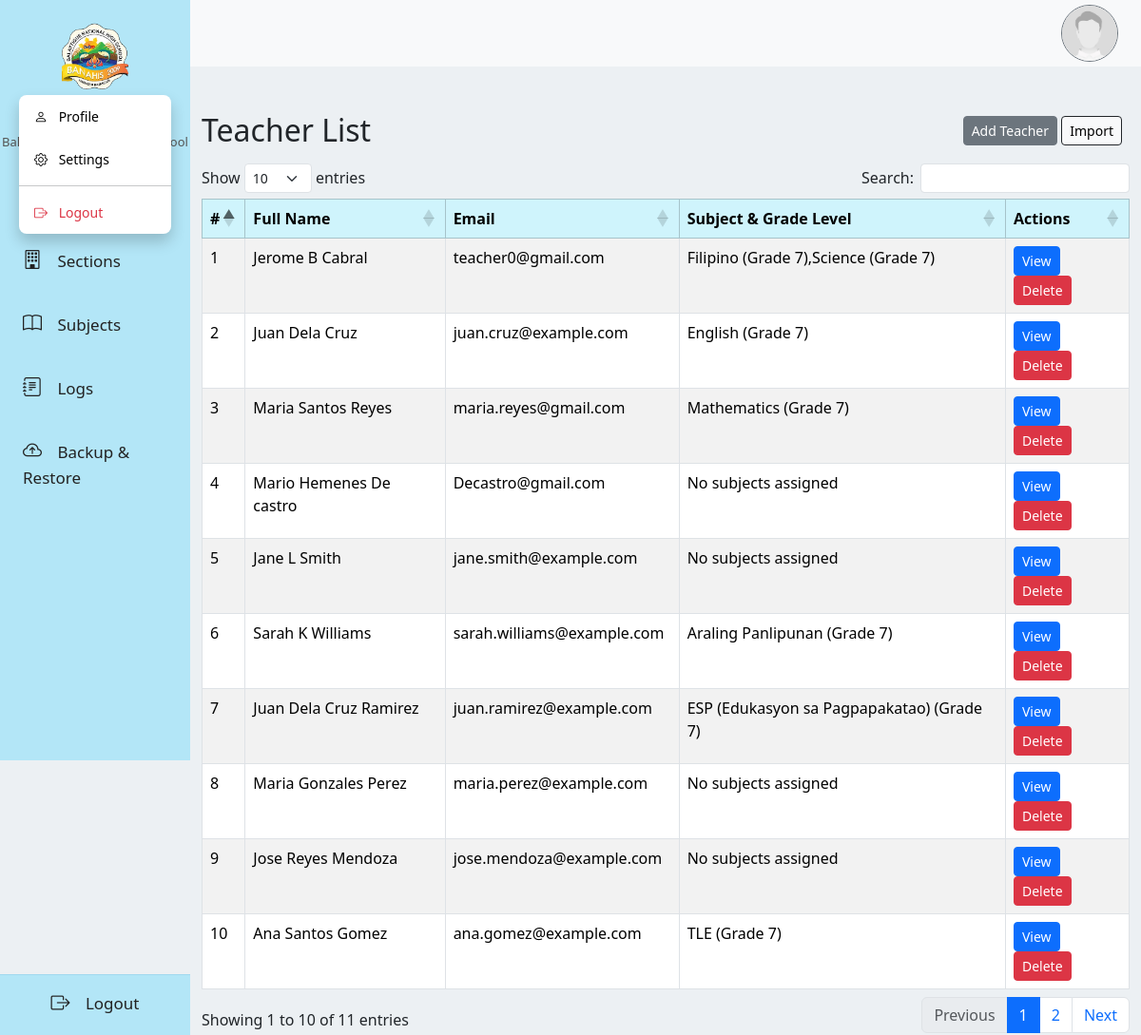
The page /administration/teacher.php (signed in) on the database its author committed.
### tables this page shows
CREATE TABLE `teacher` (
  `TeacherID` int(11) NOT NULL,
  `UserID` int(11) NOT NULL,
  `fName` varchar(100) DEFAULT NULL,
  `lName` varchar(250) NOT NULL,
  `mName` varchar(250) DEFAULT NULL,
  `birthdate` varchar(250) NOT NULL,
  `address` varchar(250) NOT NULL,
  `contact` varchar(250) DEFAULT NULL
);

CREATE TABLE `user` (
  `UserID` int(11) NOT NULL,
  `Email` varchar(100) NOT NULL,
  `Password` varchar(255) NOT NULL,
  `Role` varchar(50) NOT NULL,
  `CreatedAt` timestamp NOT NULL DEFAULT current_timestamp()
);

### administration/teacher.php (the view, shortened to what this page needs)
<?php
include __DIR__ . '/../config.php';
?>
<!DOCTYPE html>
<html lang="en">
<head>
  <link href="https://cdn.jsdelivr.net/npm/bootstrap@5.3.3/dist/css/bootstrap.min.css" rel="stylesheet">
  <link href="https://cdn.datatables.net/1.13.6/css/dataTables.bootstrap5.min.css" rel="stylesheet">
</head>
<body>
  <?php include '../navs/headNav.php'; ?>
  <div class="container mt-5">
    <div class="d-flex justify-content-between align-items-center mb-3">
      <h2 class="mb-0">Teacher List</h2>
      <div>
        <button class="btn btn-secondary btn-sm" data-bs-toggle="modal" data-bs-target="#addModal">
          Add Teacher
        </button>
        <button class="btn btn-light border-dark btn-sm me-2" data-bs-toggle="modal" data-bs-target="#importModal">
          Import
        </button>
      </div>
    </div>
    <table id="teacherTable" class="table table-bordered table-striped">
      <thead class="table-info">
        <tr>
          <th>#</th>
          <th>Full Name</th>
          <th>Email</th>
          <th>Subject & Grade Level</th>
          <th>Actions</th>
        </tr>
      </thead>
      <tbody>
        <?php
          $sql = "SELECT
                    t.TeacherID,
                    t.fName, t.mName, t.lName, t.Birthdate, t.Address, t.Contact,
                    u.Email,
                    GROUP_CONCAT(DISTINCT CONCAT(s.SubjectName, ' (Grade ', s.GradeLevel, ')') ORDER BY s.GradeLevel, s.SubjectName) AS SubjectGrades,
                    GROUP_CONCAT(DISTINCT s.SubjectName ORDER BY s.SubjectName) AS Subjects,
                    GROUP_CONCAT(DISTINCT s.GradeLevel ORDER BY s.GradeLevel) AS GradeLevels
                  FROM teacher t
                  JOIN user u ON t.UserID = u.UserID
                  LEFT JOIN subject s ON t.TeacherID = s.teacherID
                  GROUP BY t.TeacherID";
          $res = $conn->query($sql);
          $i = 1;
          if ($res->num_rows) {
            while ($r = $res->fetch_assoc()) {
              $fullName   = htmlspecialchars($r['fName'].' '.$r['mName'].' '.$r['lName']);
              $email      = htmlspecialchars($r['Email']);
              $subjectGrades = htmlspecialchars($r['SubjectGrades'] ?? 'No subjects assigned');
              $subjects    = htmlspecialchars($r['Subjects'] ?? 'N/A');
              $gradeLevels = htmlspecialchars($r['GradeLevels'] ?? 'N/A');
              $birthdate  = htmlspecialchars($r['Birthdate']);
              $address    = htmlspecialchars($r['Address']);
              echo "<tr>
                      <td>{$i}</td>
                      <td>{$fullName}</td>
                      <td>{$email}</td>
                      <td>{$subjectGrades}</td>
                      <td>
                        <button
                          class='btn btn-sm btn-primary viewBtn'
                          data-bs-toggle='modal'
                          data-bs-target='#viewModal'
                          data-first-name='".htmlspecialchars($r['fName'])."'
                          data-middle-name='".htmlspecialchars($r['mName'])."'
                          data-last-name='".htmlspecialchars($r['lName'])."'
                          data-email='{$email}'
                          data-subject-grades='{$subjectGrades}'
                          data-subjects='{$subjects}'
                          data-grade-levels='{$gradeLevels}'
                          data-birthdate='{$birthdate}'
                          data-address='{$address}'
                        >
                          View
                        </button>
                        <button type='button' class='btn btn-sm btn-danger'
                          onclick='document.getElementById(\"deleteTeacherId\").value=\"{$r['TeacherID']}\";document.getElementById(\"deleteTeacherName\").textContent=\"{$fullName}\";'
                          data-bs-toggle='modal'
                          data-bs-target='#deleteModal'>
                          Delete
                        </button>
                      </td>
                    </tr>";
              $i++;
            }
          } else {
            echo "<tr><td colspan='5' class='text-center'>No teachers found</td></tr>";
          }
        ?>
      </tbody>
    </table>
  </div>
</body>
</html>

### navs/headNav.php (style rules this page uses)
body { background:rgb(236, 240, 243); margin-left: 200px !important; }

### rows shown on the page
teacher: fullName "Jerome B Cabral", UserID.Email "teacher0@gmail.com", subjectGrades "Filipino (Grade 7),Science (Grade 7)"
teacher: fullName "Juan Dela Cruz", UserID.Email "juan.cruz@example.com", subjectGrades "English (Grade 7)"
teacher: fullName "Maria Santos Reyes", UserID.Email "maria.reyes@gmail.com", subjectGrades "Mathematics (Grade 7)"
teacher: fullName "Mario Hemenes De castro", UserID.Email "Decastro@gmail.com", subjectGrades "No subjects assigned"
teacher: fullName "Jane L Smith", UserID.Email "jane.smith@example.com", subjectGrades "No subjects assigned"
teacher: fullName "Sarah K Williams", UserID.Email "sarah.williams@example.com", subjectGrades "Araling Panlipunan (Grade 7)"
teacher: fullName "Juan Dela Cruz Ramirez", UserID.Email "juan.ramirez@example.com", subjectGrades "ESP (Edukasyon sa Pagpapakatao) (Grade 7)"
teacher: fullName "Maria Gonzales Perez", UserID.Email "maria.perez@example.com", subjectGrades "No subjects assigned"
teacher: fullName "Jose Reyes Mendoza", UserID.Email "jose.mendoza@example.com", subjectGrades "No subjects assigned"
teacher: fullName "Ana Santos Gomez", UserID.Email "ana.gomez@example.com", subjectGrades "TLE (Grade 7)"
